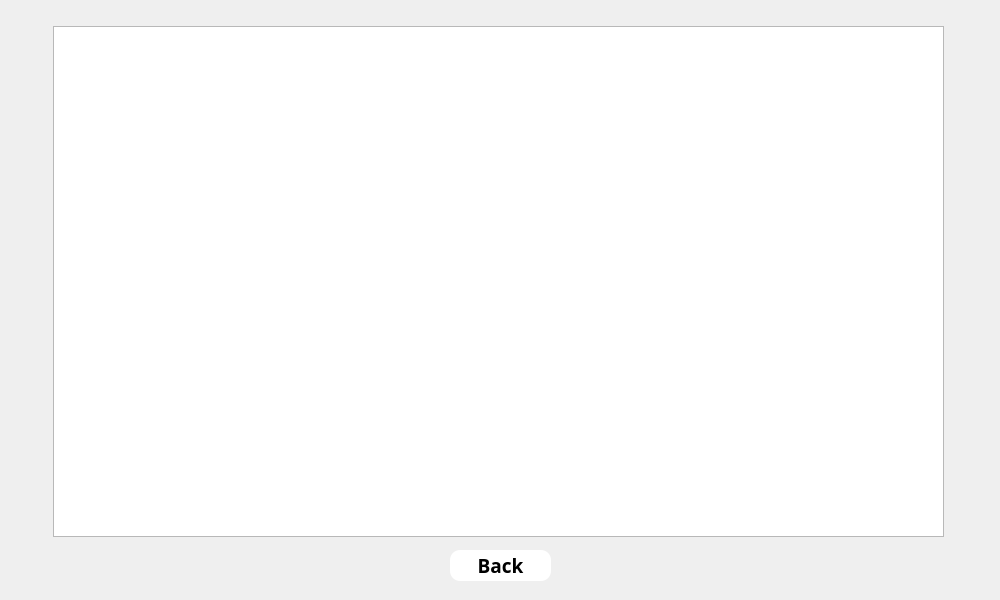
<?xml version="1.0" encoding="UTF-8"?>
<ui version="4.0">
 <class>LogFile</class>
 <widget class="QDialog" name="LogFile">
  <property name="geometry">
   <rect>
    <x>0</x>
    <y>0</y>
    <width>1000</width>
    <height>600</height>
   </rect>
  </property>
  <property name="windowTitle">
   <string>Dialog</string>
  </property>
  <property name="styleSheet">
   <string notr="true">#LogFile{

	border-image: url(:/img/Gears1280.png);
}</string>
  </property>
  <widget class="QTextEdit" name="textEdit">
   <property name="geometry">
    <rect>
     <x>53</x>
     <y>26</y>
     <width>891</width>
     <height>511</height>
    </rect>
   </property>
  </widget>
  <widget class="QPushButton" name="pushButton">
   <property name="geometry">
    <rect>
     <x>450</x>
     <y>550</y>
     <width>101</width>
     <height>31</height>
    </rect>
   </property>
   <property name="font">
    <font>
     <family>Segoe UI Black</family>
     <pointsize>14</pointsize>
     <bold>true</bold>
    </font>
   </property>
   <property name="styleSheet">
    <string notr="true">#pushButton{
	background-color: rgb(255, 255, 255);
border-radius:10px;
}</string>
   </property>
   <property name="text">
    <string>Back</string>
   </property>
  </widget>
 </widget>
 <resources/>
 <connections/>
</ui>
